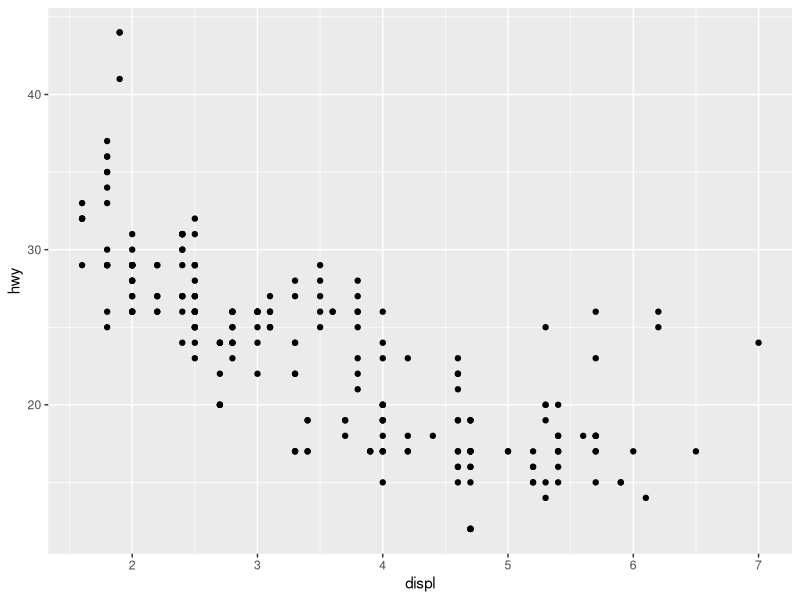
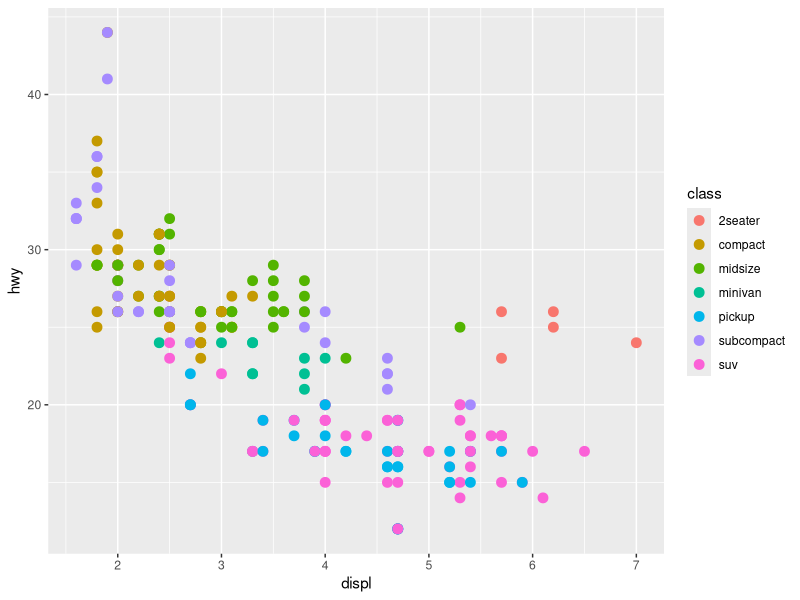
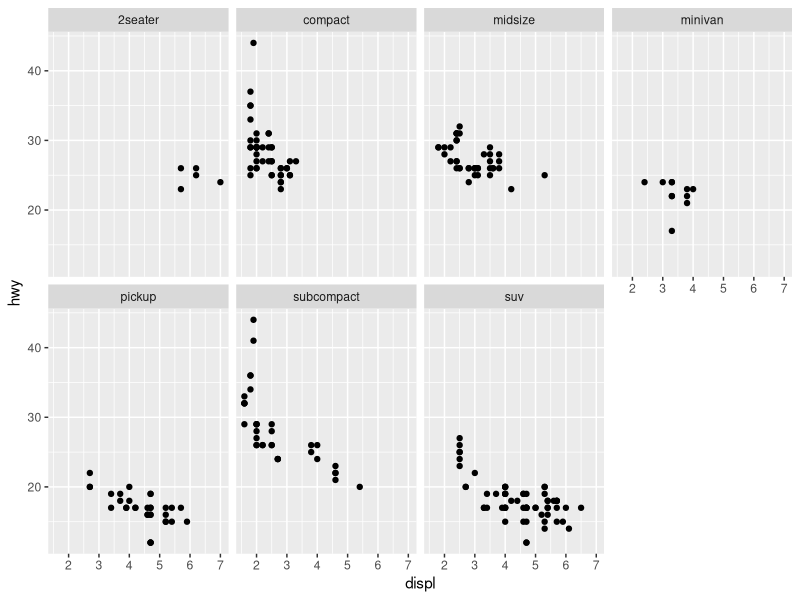
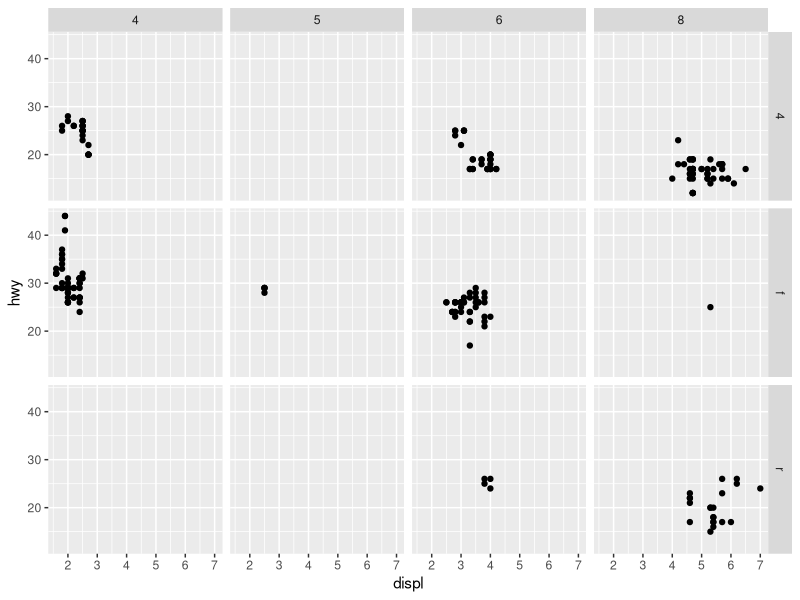
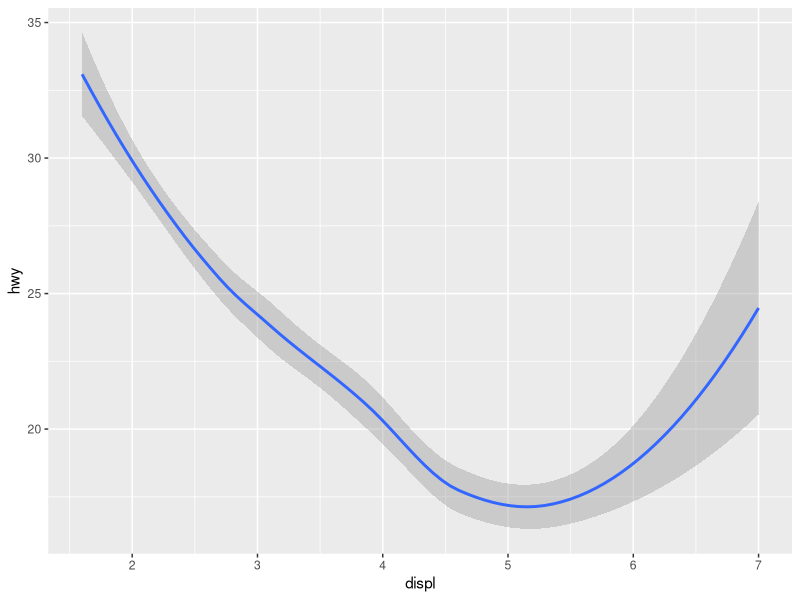
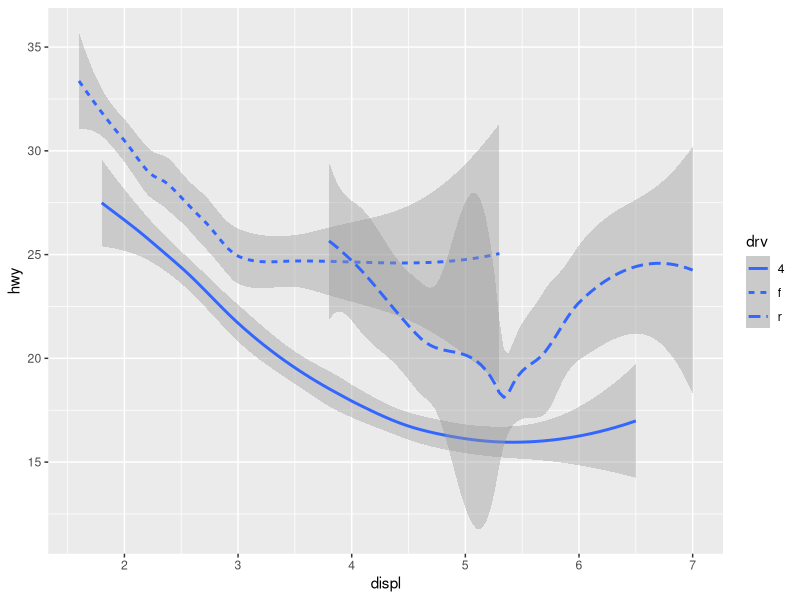
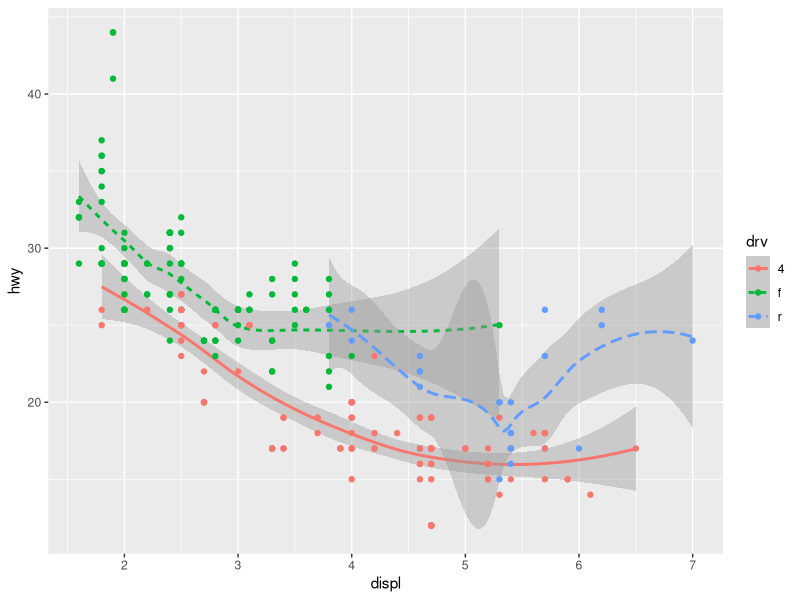
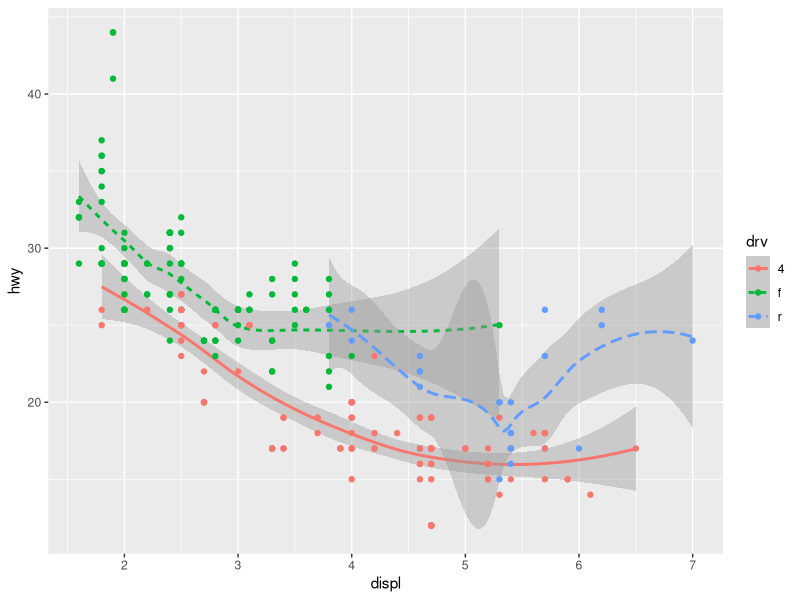

These figures' R source, in order:
## ---- chunk 1
knitr::opts_chunk$set(echo = TRUE, message = FALSE, warning = FALSE)
## ---- chunk 2
library(ggplot2)
library(dplyr)
## ---- chunk 3
ggplot(data = mpg) +
  geom_point(mapping = aes(x = displ, y = hwy))
## ---- chunk 4
ggplot(data = mpg) +
  geom_point(mapping = aes(x = displ, y = hwy,  color = class),size = 3)
## ---- chunk 5
ggplot(data = mpg) +
  geom_point(mapping = aes(x=displ, y= hwy)) +
  facet_wrap(~class, nrow=2)
## ---- chunk 6
ggplot(data = mpg) +
  geom_point(mapping = aes(x=displ, y= hwy)) +
  facet_grid(drv~cyl)
## ---- chunk 7
ggplot(data = mpg) +
  geom_smooth(mapping = aes(x = displ, y = hwy))
## ---- chunk 8
ggplot(data = mpg) +
  geom_smooth(mapping = aes(x = displ, y = hwy, linetype = drv))
## ---- chunk 9
ggplot(data = mpg) +
  geom_smooth(mapping = aes(x = displ, y = hwy, linetype = drv, color=drv)) +
  geom_point(mapping = aes(x=displ, y=hwy, color = drv))
## ---- chunk 10
ggplot(data = mpg, mapping =aes(x=displ, y=hwy, color = drv) ) +
  geom_smooth(mapping = aes(linetype = drv)) +
  geom_point()
## ---- chunk 11
ggplot(data = mpg, mapping =aes(x=displ, y=hwy, color = drv) ) +
  geom_point() +
  geom_smooth(data = filter(mpg, drv == "f"), se = FALSE)
## ---- chunk 12
  ggplot(data=mpg, mapping=aes(displ, hwy, color=drv)) + geom_point() +     
      geom_smooth(se=FALSE)
## ---- chunk 13
  ggplot() +
    geom_point(data=mpg, mapping = aes(displ, hwy)) +
    geom_smooth(data=mpg, mapping = aes(displ, hwy))
## ---- chunk 14
  ggplot(data=mpg, mapping=aes(displ,hwy)) + geom_point() + geom_smooth()
## ---- chunk 15
ggplot(data=diamonds) +
  geom_bar(mapping=aes(x=cut))
## ---- chunk 16
ggplot(data=diamonds) +
  stat_count(mapping=aes(x=cut))
## ---- chunk 17
demo <- tribble(
  ~cut,         ~freq,
  "Fair",       1610,
  "Good",       4906,
  "Very Good",  12082,
  "Premium",    13791,
  "Ideal",      21551
)
demo
ggplot(data=demo)+
  geom_bar(mapping=aes(x=cut, y=freq), stat = "identity")
## ---- chunk 18
ggplot(data=diamonds) +
  geom_bar(mapping=aes(x=cut, y = ..prop.., group = 1))
## ---- chunk 19
ggplot(data = diamonds) + 
  stat_summary(
    mapping = aes(x = cut, y = depth),
    fun.min = min,
    fun.max = max,
    fun = median
  )
## ---- chunk 20
ggplot(data=diamonds)+
  geom_bar(mapping=aes(x=cut, y=after_stat(prop)))
## ---- chunk 21
ggplot(data=diamonds)+
  geom_bar(mapping=aes(x=cut, fill=color, y=after_stat(prop)))
## ---- chunk 22
ggplot(data = diamonds) +
  geom_bar(mapping = aes(x = cut, color = cut))
## ---- chunk 23
ggplot(data = diamonds) +
  geom_bar(mapping = aes(x=cut, fill = cut))
## ---- chunk 24
ggplot(data = diamonds) + 
  geom_bar(mapping = aes(x=cut, fill = clarity))
## ---- chunk 25
ggplot(data = diamonds, 
       mapping = aes(x=cut, color = clarity)) +
  geom_bar(fill=NA, position = "identity")
## ---- chunk 26
ggplot(data = diamonds, 
       mapping = aes(x=cut, fill = clarity)) +
  geom_bar(position = "fill")
## ---- chunk 27
ggplot(data = diamonds, 
       mapping = aes(x=cut, fill = clarity)) +
  geom_bar(position = "dodge")
## ---- chunk 28
ggplot(data = mpg, 
       mapping = aes(x = displ, y = hwy)) +
  geom_point()
## ---- chunk 29
ggplot(data = mpg, 
       mapping = aes(x = displ, y = hwy)) +
  geom_point(position = "jitter")
## ---- chunk 30
boxes <- ggplot(data = mpg, 
                mapping=aes(x=class, y =hwy))
boxes + geom_boxplot()
## ---- chunk 31
boxes + geom_boxplot() + coord_flip()
## ---- chunk 32
bar <- ggplot(data = diamonds ) +
  geom_bar(
    mapping = aes(x=cut, fill = cut),
    show.legend=FALSE,
    width = 1) +
  theme(aspect.ratio = 1) +
  labs(x = NULL, y = NULL)
bar + coord_flip()
## ---- chunk 33

bar + coord_polar()
